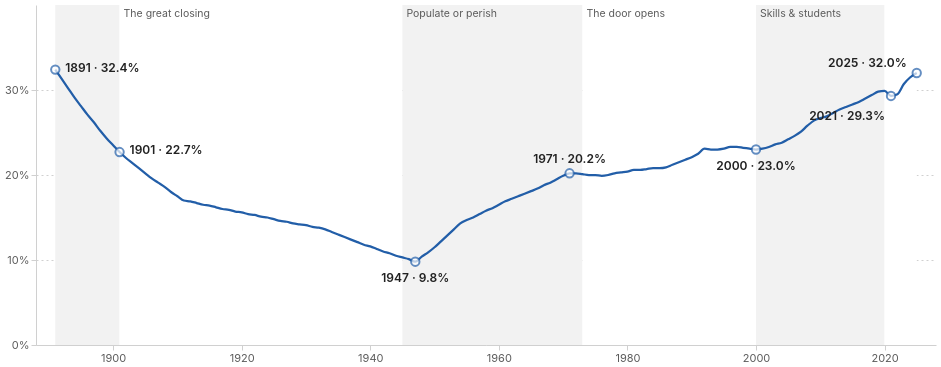

Source (Vega-Lite JSON):
### Vega-Lite specification from a JSON file in a GitHub repository (floating-point values rounded to 4 significant figures; data arrays with more than 128 entries replaced by an {"elided": "..."} marker saying what was removed)
{"$schema": "https://vega.github.io/schema/vega-lite/v5.json", "width": 900, "height": 340, "autosize": {"type": "pad"}, "config": {"background": null, "font": "-apple-system, BlinkMacSystemFont, Segoe UI, Helvetica, Arial, sans-serif", "padding": 4, "view": {"stroke": null}, "axis": {"labelColor": "#5c5c5c", "titleColor": "#5c5c5c", "gridColor": "#d0d0d0", "domainColor": "#d0d0d0", "tickColor": "#d0d0d0", "labelFont": "-apple-system, BlinkMacSystemFont, Segoe UI, Helvetica, Arial, sans-serif", "labelFontSize": 11, "titleFont": "-apple-system, BlinkMacSystemFont, Segoe UI, Helvetica, Arial, sans-serif", "titleFontWeight": 500}, "legend": {"labelColor": "#5c5c5c", "titleColor": "#222222", "labelFont": "-apple-system, BlinkMacSystemFont, Segoe UI, Helvetica, Arial, sans-serif", "titleFont": "-apple-system, BlinkMacSystemFont, Segoe UI, Helvetica, Arial, sans-serif", "titleFontWeight": 600, "labelFontSize": 12, "titleFontSize": 12, "symbolStrokeColor": "#ffffff"}, "text": {"color": "#222222", "font": "-apple-system, BlinkMacSystemFont, Segoe UI, Helvetica, Arial, sans-serif"}, "tooltipFormat": {"numberFormat": ",.0f"}}, "encoding": {"x": {"field": "year", "type": "quantitative", "scale": {"domain": [1888, 2028], "nice": false}, "axis": {"format": "d", "title": null, "tickCount": 8, "grid": false}}}, "layer": [{"data": {"values": [{"s": 1891, "e": 1901, "n": "Gold-rush legacy", "i": 0}, {"s": 1901, "e": 1945, "n": "The great closing", "i": 1}, {"s": 1945, "e": 1973, "n": "Populate or perish", "i": 2}, {"s": 1973, "e": 2000, "n": "The door opens", "i": 3}, {"s": 2000, "e": 2020, "n": "Skills & students", "i": 4}, {"s": 2020, "e": 2025, "n": "Pause, rebound", "i": 5}]}, "mark": {"type": "rect", "opacity": 1, "clip": true}, "encoding": {"x": {"field": "s", "type": "quantitative"}, "x2": {"field": "e"}, "y": {"value": 0}, "y2": {"value": 340}, "color": {"condition": {"test": "datum.i % 2 == 0", "value": "#f2f2f2"}, "value": "#ffffff"}}}, {"data": {"values": [{"s": 1891, "e": 1901, "n": "Gold-rush legacy", "i": 0}, {"s": 1901, "e": 1945, "n": "The great closing", "i": 1}, {"s": 1945, "e": 1973, "n": "Populate or perish", "i": 2}, {"s": 1973, "e": 2000, "n": "The door opens", "i": 3}, {"s": 2000, "e": 2020, "n": "Skills & students", "i": 4}, {"s": 2020, "e": 2025, "n": "Pause, rebound", "i": 5}]}, "mark": {"type": "text", "align": "left", "baseline": "top", "dx": 4, "dy": 4, "fontSize": 10.5, "font": "-apple-system, BlinkMacSystemFont, Segoe UI, Helvetica, Arial, sans-serif", "color": "#5c5c5c", "limit": 120, "clip": true}, "transform": [{"filter": "datum.e - datum.s >= 15"}], "encoding": {"x": {"field": "s", "type": "quantitative"}, "y": {"value": 0}, "text": {"field": "n"}}}, {"data": {"values": {"elided": "135 records"}}, "params": [{"name": "zoom", "select": {"type": "interval", "encodings": ["x"]}, "bind": "scales"}], "mark": {"type": "line", "strokeWidth": 2.25, "color": "#225ea8", "interpolate": "monotone", "clip": true}, "encoding": {"y": {"field": "pct", "type": "quantitative", "scale": {"domain": [0, 36]}, "axis": {"title": null, "values": [0, 10, 20, 30], "labelExpr": "datum.value + '%'", "gridDash": [2, 3]}}}}, {"data": {"values": {"elided": "135 records"}}, "params": [{"name": "hov", "select": {"type": "point", "encodings": ["x"], "nearest": true, "on": "pointerover", "clear": "pointerout"}}], "mark": {"type": "rule", "strokeWidth": 1, "clip": true}, "encoding": {"color": {"value": "#5c5c5c"}, "opacity": {"condition": {"param": "hov", "empty": false, "value": 0.7}, "value": 0}, "tooltip": [{"field": "year", "title": "Year", "format": "d"}, {"field": "pct", "title": "Born overseas (%)", "format": ".1f"}, {"field": "os", "title": "Overseas-born (millions)", "format": ".2f"}]}}, {"data": {"values": [{"year": 1891, "pct": 32.4, "t": "1891 · 32.4%", "pos": "right"}, {"year": 1901, "pct": 22.7, "t": "1901 · 22.7%", "pos": "right"}, {"year": 1947, "pct": 9.8, "t": "1947 · 9.8%", "pos": "below"}, {"year": 1971, "pct": 20.2, "t": "1971 · 20.2%", "pos": "above", "minor": true}, {"year": 2000, "pct": 23, "t": "2000 · 23.0%", "pos": "below", "minor": true}, {"year": 2021, "pct": 29.3, "t": "2021 · 29.3%", "pos": "belowleft", "minor": true}, {"year": 2025, "pct": 32, "t": "2025 · 32.0%", "pos": "left"}]}, "mark": {"type": "point", "filled": true, "size": 70, "strokeWidth": 2, "clip": true}, "encoding": {"y": {"field": "pct", "type": "quantitative"}, "fill": {"value": "#ffffff"}, "stroke": {"value": "#225ea8"}}}, {"data": {"values": [{"year": 1891, "pct": 32.4, "t": "1891 · 32.4%", "pos": "right"}, {"year": 1901, "pct": 22.7, "t": "1901 · 22.7%", "pos": "right"}, {"year": 1947, "pct": 9.8, "t": "1947 · 9.8%", "pos": "below"}, {"year": 1971, "pct": 20.2, "t": "1971 · 20.2%", "pos": "above", "minor": true}, {"year": 2000, "pct": 23, "t": "2000 · 23.0%", "pos": "below", "minor": true}, {"year": 2021, "pct": 29.3, "t": "2021 · 29.3%", "pos": "belowleft", "minor": true}, {"year": 2025, "pct": 32, "t": "2025 · 32.0%", "pos": "left"}]}, "transform": [{"filter": "datum.pos == 'above'"}], "mark": {"type": "text", "dy": -14, "fontSize": 12, "fontWeight": 600, "font": "-apple-system, BlinkMacSystemFont, Segoe UI, Helvetica, Arial, sans-serif", "clip": true}, "encoding": {"y": {"field": "pct", "type": "quantitative"}, "text": {"field": "t"}, "color": {"value": "#222222"}}}, {"data": {"values": [{"year": 1891, "pct": 32.4, "t": "1891 · 32.4%", "pos": "right"}, {"year": 1901, "pct": 22.7, "t": "1901 · 22.7%", "pos": "right"}, {"year": 1947, "pct": 9.8, "t": "1947 · 9.8%", "pos": "below"}, {"year": 1971, "pct": 20.2, "t": "1971 · 20.2%", "pos": "above", "minor": true}, {"year": 2000, "pct": 23, "t": "2000 · 23.0%", "pos": "below", "minor": true}, {"year": 2021, "pct": 29.3, "t": "2021 · 29.3%", "pos": "belowleft", "minor": true}, {"year": 2025, "pct": 32, "t": "2025 · 32.0%", "pos": "left"}]}, "transform": [{"filter": "datum.pos == 'right'"}], "mark": {"type": "text", "align": "left", "dx": 10, "dy": -2, "fontSize": 12, "fontWeight": 600, "font": "-apple-system, BlinkMacSystemFont, Segoe UI, Helvetica, Arial, sans-serif", "clip": true}, "encoding": {"y": {"field": "pct", "type": "quantitative"}, "text": {"field": "t"}, "color": {"value": "#222222"}}}, {"data": {"values": [{"year": 1891, "pct": 32.4, "t": "1891 · 32.4%", "pos": "right"}, {"year": 1901, "pct": 22.7, "t": "1901 · 22.7%", "pos": "right"}, {"year": 1947, "pct": 9.8, "t": "1947 · 9.8%", "pos": "below"}, {"year": 1971, "pct": 20.2, "t": "1971 · 20.2%", "pos": "above", "minor": true}, {"year": 2000, "pct": 23, "t": "2000 · 23.0%", "pos": "below", "minor": true}, {"year": 2021, "pct": 29.3, "t": "2021 · 29.3%", "pos": "belowleft", "minor": true}, {"year": 2025, "pct": 32, "t": "2025 · 32.0%", "pos": "left"}]}, "transform": [{"filter": "datum.pos == 'left'"}], "mark": {"type": "text", "align": "right", "dx": -10, "dy": -10, "fontSize": 12, "fontWeight": 600, "font": "-apple-system, BlinkMacSystemFont, Segoe UI, Helvetica, Arial, sans-serif", "clip": true}, "encoding": {"y": {"field": "pct", "type": "quantitative"}, "text": {"field": "t"}, "color": {"value": "#222222"}}}, {"data": {"values": [{"year": 1891, "pct": 32.4, "t": "1891 · 32.4%", "pos": "right"}, {"year": 1901, "pct": 22.7, "t": "1901 · 22.7%", "pos": "right"}, {"year": 1947, "pct": 9.8, "t": "1947 · 9.8%", "pos": "below"}, {"year": 1971, "pct": 20.2, "t": "1971 · 20.2%", "pos": "above", "minor": true}, {"year": 2000, "pct": 23, "t": "2000 · 23.0%", "pos": "below", "minor": true}, {"year": 2021, "pct": 29.3, "t": "2021 · 29.3%", "pos": "belowleft", "minor": true}, {"year": 2025, "pct": 32, "t": "2025 · 32.0%", "pos": "left"}]}, "transform": [{"filter": "datum.pos == 'belowleft'"}], "mark": {"type": "text", "align": "right", "dx": -6, "dy": 20, "fontSize": 12, "fontWeight": 600, "font": "-apple-system, BlinkMacSystemFont, Segoe UI, Helvetica, Arial, sans-serif", "clip": true}, "encoding": {"y": {"field": "pct", "type": "quantitative"}, "text": {"field": "t"}, "color": {"value": "#222222"}}}, {"data": {"values": [{"year": 1891, "pct": 32.4, "t": "1891 · 32.4%", "pos": "right"}, {"year": 1901, "pct": 22.7, "t": "1901 · 22.7%", "pos": "right"}, {"year": 1947, "pct": 9.8, "t": "1947 · 9.8%", "pos": "below"}, {"year": 1971, "pct": 20.2, "t": "1971 · 20.2%", "pos": "above", "minor": true}, {"year": 2000, "pct": 23, "t": "2000 · 23.0%", "pos": "below", "minor": true}, {"year": 2021, "pct": 29.3, "t": "2021 · 29.3%", "pos": "belowleft", "minor": true}, {"year": 2025, "pct": 32, "t": "2025 · 32.0%", "pos": "left"}]}, "transform": [{"filter": "datum.pos == 'below'"}], "mark": {"type": "text", "dy": 16, "fontSize": 12, "fontWeight": 600, "font": "-apple-system, BlinkMacSystemFont, Segoe UI, Helvetica, Arial, sans-serif", "clip": true}, "encoding": {"y": {"field": "pct", "type": "quantitative"}, "text": {"field": "t"}, "color": {"value": "#222222"}}}], "background": "#ffffff"}
